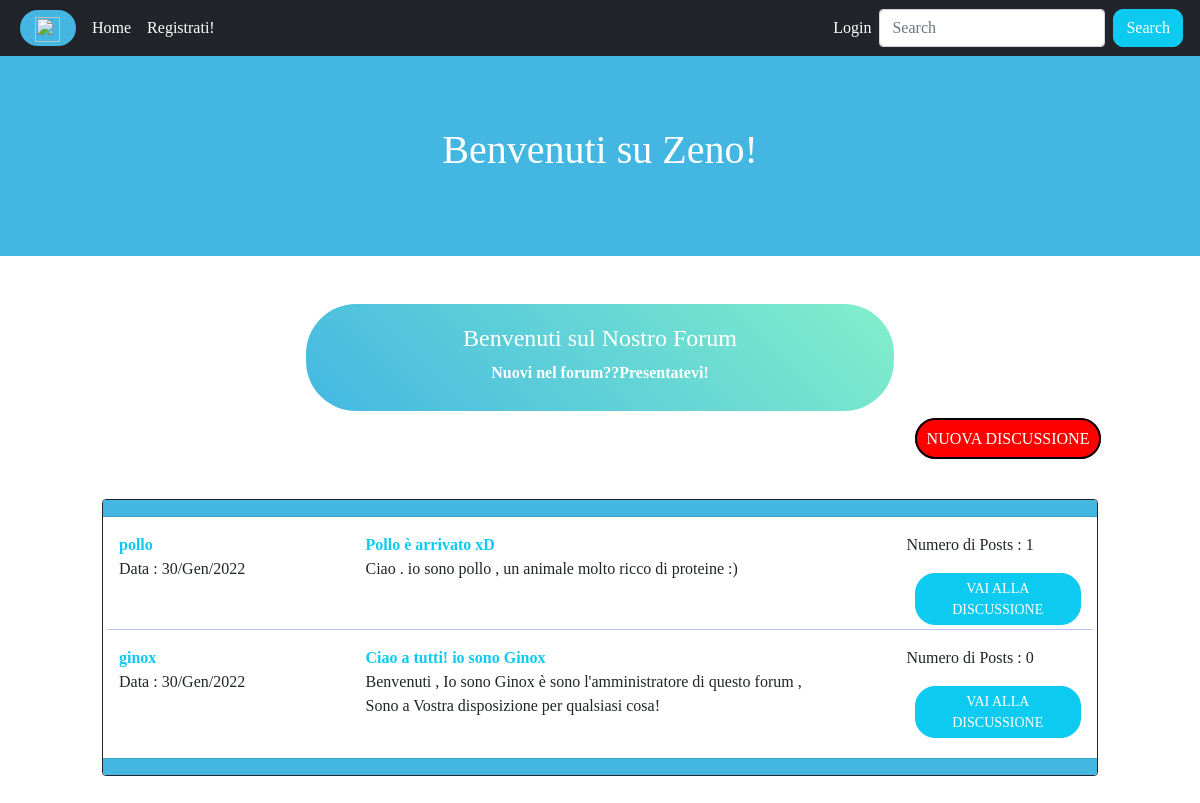
The app's page /section/2/ with its own data.
### app/models.py (models this page shows, shortened)
class Sezione(models.Model):
    nome = models.CharField(max_length=100)
    descrizione = models.CharField(max_length=500)
    immagine = models.ImageField()
    class Meta:
        verbose_name = 'Sezione'
        verbose_name_plural = 'Sezioni'

class Discussione(models.Model):
    sezione_appartenenza = models.ForeignKey(Sezione,on_delete=models.CASCADE,related_name='discussioni_appartenenza')
    titolo = models.CharField(max_length=100)
    primo_post = models.TextField()
    autore = models.ForeignKey(User,on_delete=models.CASCADE,related_name='discussioni')
    data = models.DateTimeField(auto_now_add=True)
    class Meta:
        verbose_name = 'Discussione'
        verbose_name_plural = 'Discussioni'

### app/views.py (the view)
# urls.py: path('section/<int:pk>/',section,name='section'),
def section(request,pk):
    sezione = get_object_or_404(Sezione,pk=pk)
    discussioni = Discussione.objects.filter(sezione_appartenenza=sezione).order_by("-data")
    context = {'sezione':sezione,'discussioni':discussioni}
    return render(request,'sezione.html',context)

### app/templates/sezione.html (shortened to what this page needs)
{% extends 'base.html' %}
{% block content %}
        <div class="row justify-content-center">
            <div class="col-6">
                    <div class=" sez-main text-center">
                        <h4>{{sezione.nome}}</h4>
                        <p>{{sezione.descrizione}}</p>
                    </div>
            </div>
        </div>
        <div class="row justify-content-end my-3">
            <div class="col-4 text-center">
                <a class="btn-admin" href="{% url 'new-discussion' pk=sezione.pk%}">NUOVA DISCUSSIONE</a>
            </div>
        </div>
        <div class="row justify-content-center my-5">
            <div class="col-10">
                <div class="card border border-dark">
                    <div class="card-header color"></div>
                    <div class="card-body">
                        {% for discussione in discussioni %}
                            <div class="row">
                                <div class="col-sm-3">
                                    <p class="card-text my-0"><a class="link-info" href="{% url 'user_profile' username=discussione.autore.username %}"><strong>{{discussione.autore}}</strong></a></p>
                                    <p class="card-text  my-0">Data : {{discussione.data|date:"d/M/Y"}}</p>
                                </div>
                                <div class="col-sm-6">
                                    <p class="card-text my-0"><strong><a class="link-info" href="#">{{discussione.titolo}}</a></strong></p>
                                    <p class="card-text my-0">{{discussione.primo_post}}</p>
                                </div>
                                <div class="col-sm-3">
                                    <p class="card-text my-0 ms-5">Numero di Posts : {{discussione.posts_appartenenza.count}}</p>
                                    <p class="card-text mt-3 ms-5"><a class="btn btn-sm btn-info text-white ms-2 mb-1"href="{% url 'discussion' pk=sezione.pk%}">VAI ALLA DISCUSSIONE</a></p>
                                </div>
                                {% if not forloop.last %}
                                    <hr style="color:blue">
                                {% endif %}
                            </div>
                        {% endfor %}
                    </div>
                    <div class="card-footer color"></div>
                </div>
            </div>
        </div>
{% endblock content %}

### static/stile.css (style rules this page uses)
* { margin : 0; padding: 0; box-sizing: border-box; }
body { font-family: 'Sansita Swashed', cursive; }
.link-info { text-decoration:none; }
.btn-info { border-radius: 20px; }
.btn-admin { background-color: red; color: #ffffff; padding: 10px 10px 10px 10px; border-radius: 30px; text-decoration:none; border: 2px solid black; }
.color { background-color : #43b7e2; }
.sez-main { background-image: linear-gradient( 45deg , #43b7e2 , #82f0ca ); padding : 20px 5px 10px 5px; border-radius: 50px; color: #ffffff; font-weight: bold; }

### records on screen
Sezione: nome "Benvenuti sul Nostro Forum", descrizione "Nuovi nel forum??Presentatevi!"
Discussione: autore "pollo", data "30/Gen/2022", titolo "Pollo è arrivato xD", primo_post "Ciao . io sono pollo , un animale molto ricco di proteine :)", posts_appartenenza.count "1"
Discussione: autore "ginox", data "30/Gen/2022", titolo "Ciao a tutti! io sono Ginox", primo_post "Benvenuti , Io sono Ginox è sono l'amministratore di questo forum , Sono a Vostra disposizione per qualsiasi cosa!", posts_appartenenza.count "0"
